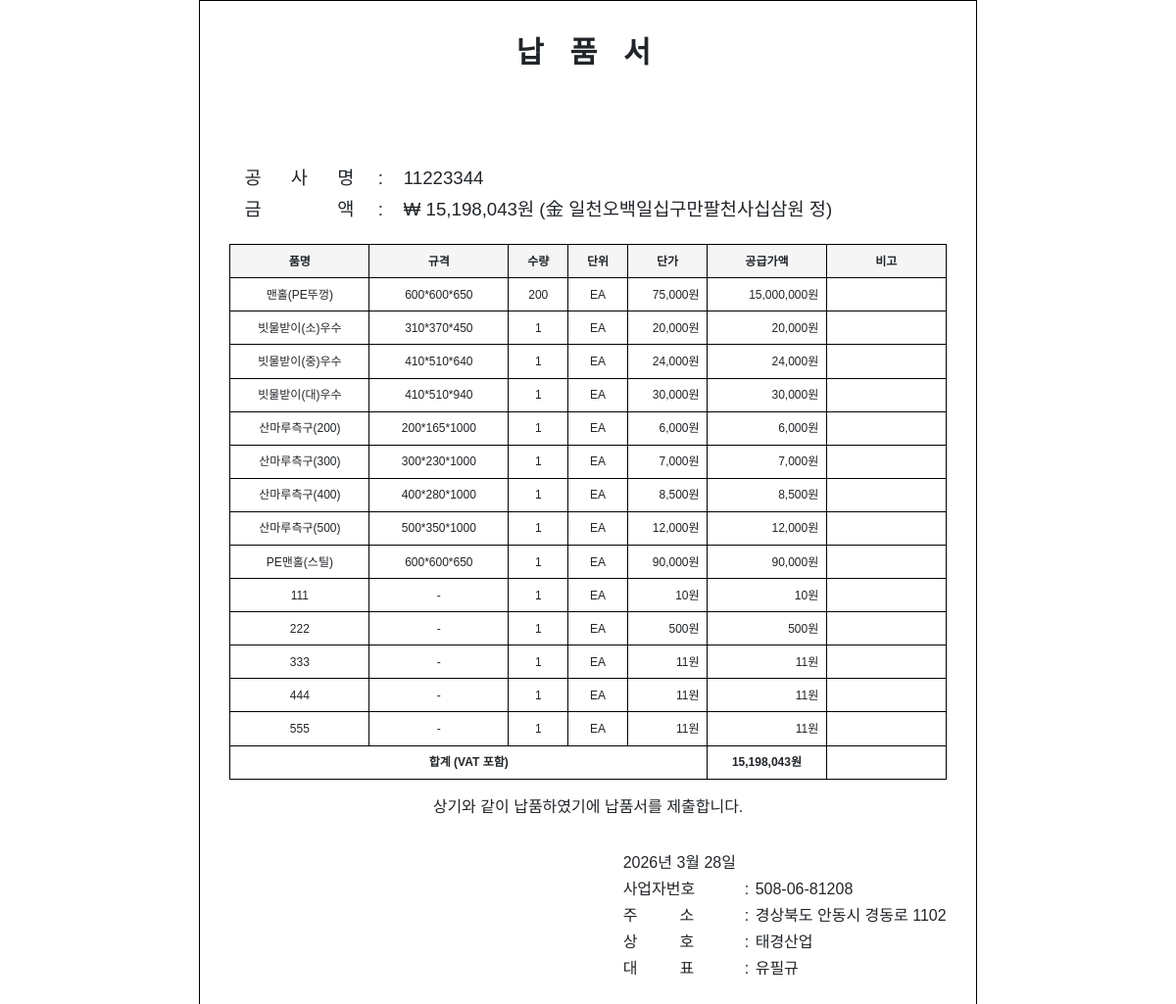
Page /transactions/10/napum on the committed database.
### models.py (models this page shows, shortened)
class Transaction(db.Model):
    __tablename__ = "transactions"
    id = db.Column(db.Integer, primary_key=True)
    code = db.Column(db.String(10), unique=True)
    customer_id = db.Column(db.Integer, db.ForeignKey("customers.id"), nullable=False)
    transaction_date = db.Column(db.Date, nullable=False)
    estimate_date = db.Column(db.Date)
    delivery_date = db.Column(db.Date)
    claim_date = db.Column(db.Date)
    project_name = db.Column(db.String(500))
    memo = db.Column(db.String(500))
    created_at = db.Column(db.DateTime, default=datetime.utcnow)
    updated_at = db.Column(db.DateTime, default=datetime.utcnow, onupdate=datetime.utcnow)
    items = db.relationship("TransactionItem", backref="transaction", lazy=True, cascade="all, delete-orphan")

class Item(db.Model):
    __tablename__ = "items"
    id = db.Column(db.Integer, primary_key=True)
    code = db.Column(db.String(10), unique=True)
    name = db.Column(db.String(200), nullable=False)
    spec = db.Column(db.String(100))
    unit = db.Column(db.String(20), default="EA")
    unit_price = db.Column(db.Integer, default=0)
    image_path = db.Column(db.String(500))
    created_at = db.Column(db.DateTime, default=datetime.utcnow)

class TransactionItem(db.Model):
    __tablename__ = "transaction_items"
    id = db.Column(db.Integer, primary_key=True)
    transaction_id = db.Column(db.Integer, db.ForeignKey("transactions.id"), nullable=False)
    item_id = db.Column(db.Integer, db.ForeignKey("items.id"), nullable=False)
    item_name_custom = db.Column(db.String(200))
    spec_custom = db.Column(db.String(100))
    unit_custom = db.Column(db.String(20))
    quantity = db.Column(db.Integer, default=1)
    unit_price = db.Column(db.Integer, default=0)
    supply_amount = db.Column(db.Integer, default=0)
    vat = db.Column(db.Integer, default=0)
    total = db.Column(db.Integer, default=0)
    item = db.relationship("Item", backref="transaction_items")

class CompanyInfo(db.Model):
    __tablename__ = "company_info"
    id = db.Column(db.Integer, primary_key=True)
    biz_no = db.Column(db.String(20))
    name = db.Column(db.String(200))
    ceo = db.Column(db.String(100))
    address = db.Column(db.String(500))
    phone = db.Column(db.String(50))
    fax = db.Column(db.String(50))
    account_no = db.Column(db.String(50))
    account_holder = db.Column(db.String(100))
    bank = db.Column(db.String(100))
    business_type = db.Column(db.String(200))
    stamp_path = db.Column(db.String(500))
    contact = db.Column(db.String(100))
    updated_at = db.Column(db.DateTime, default=datetime.utcnow, onupdate=datetime.utcnow)

### routes.py (the view)
    @app.route("/transactions/<int:id>/napum")
    def napum_print(id):
        t = Transaction.query.get_or_404(id)
        rows = _transaction_rows(t)
        _, _, total_amount = _totals(rows)
        popup = request.args.get("popup") == "1"
        show_stamp = request.args.get("stamp") == "1"
        return render_template(
            "print/napum.html",
            transaction=t,
            customer=t.customer,
            rows=rows,
            total_amount=total_amount,
            total_amount_korean=amount_to_korean_won(total_amount),
            supplier=_supplier(),
            popup=popup,
            show_stamp=show_stamp,
        )

### routes.py (called while the page is built)
def _transaction_rows(t):
    rows = []
    for ti in t.items:
        spec = ti.spec_custom or (ti.item.spec if ti.item else None) or "-"
        unit = ti.unit_custom or (ti.item.unit if ti.item else "EA") or "EA"
        rows.append({
            "name": (ti.item_name_custom or ti.item.name) if ti.item else (ti.item_name_custom or "-"),
            "spec": spec,
            "unit": unit,
            "quantity": ti.quantity,
            "unit_price": ti.unit_price,
            "supply_amount": ti.supply_amount,
            "vat": ti.vat,
            "total": ti.total,
        })
    return rows

def _totals(rows):
    total_supply = sum(r["supply_amount"] for r in rows)
    total_vat = sum(r["vat"] for r in rows)
    total_amount = sum(r["total"] for r in rows)
    return total_supply, total_vat, total_amount

### utils.py (called while the page is built)
def num_to_korean(n):
    if n == 0:
        return "영"
    s = str(n)
    result = []
    len_s = len(s)
    for i, c in enumerate(s):
        d = int(c)
        pos = len_s - i - 1
        unit2_idx = pos // 4
        unit1_idx = pos % 4
        if d == 0:
            if unit1_idx == 0 and unit2_idx > 0:
                block = s[max(0, i - 3) : i + 1]
                if block and int(block) > 0:
                    result.append(_UNIT2[unit2_idx])
            continue
        result.append(_CR[d])
        result.append(_UNIT1[unit1_idx])
        if unit1_idx == 0 and unit2_idx > 0:
            result.append(_UNIT2[unit2_idx])
    return "".join(result)

def amount_to_korean_won(n):
    return "金 " + num_to_korean(n) + "원 정"

### templates/print/napum.html (shortened to what this page needs)
<!DOCTYPE html>
<html lang="ko">
<head>
  <link href="https://cdn.jsdelivr.net/npm/bootstrap@5.3.2/dist/css/bootstrap.min.css" rel="stylesheet">
</head>
<body>
  <div class="print-area">
    <div class="gyeonjeok-title napum-title">납  품  서</div>
    <table class="napum-info-above">
      <tr><td class="napum-label napum-label-3"><span>공</span><span>사</span><span>명</span></td><td class="napum-value-cell">:&nbsp;&nbsp;&nbsp; {{ transaction.project_name or '' }}</td></tr>
      <tr><td class="napum-label napum-label-3"><span>금</span><span>액</span></td><td class="napum-value-cell">:&nbsp;&nbsp;&nbsp; ₩ {{ "{:,}".format(total_amount) }}원 ({{ total_amount_korean }})</td></tr>
    </table>
    <div class="gyeonjeok-merged">
      <table class="gyeonjeok-detail-table napum-detail-table">
        <colgroup><col style="width:19.44%"><col style="width:19.44%"><col style="width:8.33%"><col style="width:8.33%"><col style="width:11.11%"><col style="width:16.67%"><col style="width:16.67%"></colgroup>
        <thead>
          <tr>
            <th>품명</th>
            <th>규격</th>
            <th>수량</th>
            <th>단위</th>
            <th>단가</th>
            <th>공급가액</th>
            <th>비고</th>
          </tr>
        </thead>
        <tbody>
          {% for r in rows %}
          <tr>
            <td{% if (r.name or '')|length > 15 %} class="gyeonjeok-cell-small"{% endif %}>{{ r.name or '' }}</td>
            <td{% if (r.get('spec') or '')|length > 15 %} class="gyeonjeok-cell-small"{% endif %}>{{ r.get('spec') or '' }}</td>
            <td>{{ r.quantity or '' }}</td>
            <td>{{ r.unit or '' }}</td>
            <td>{{ "{:,}".format((r.total // r.quantity) if r.quantity else 0) }}원</td>
            <td>{{ "{:,}".format(r.total) }}원</td>
            <td></td>
          </tr>
          {% endfor %}
          <tr class="gyeonjeok-total-row">
            <td colspan="5" class="text-center">합계 (VAT 포함)</td>
            <td>{{ "{:,}".format(total_amount) }}원</td>
            <td></td>
          </tr>
        </tbody>
      </table>
    </div>
    <div class="napum-footer-text">상기와 같이 납품하였기에 납품서를 제출합니다.</div>
    <div class="napum-footer-info">
      <table>
        <tr><td class="napum-footer-label">{{ transaction.transaction_date.year }}년 {{ transaction.transaction_date.month }}월 {{ transaction.transaction_date.day }}일</td><td class="napum-footer-colon"></td><td class="napum-footer-value"></td></tr>
        <tr><td class="napum-footer-label">사업자번호</td><td class="napum-footer-colon">:</td><td class="napum-footer-value">{{ supplier.biz_no or '' }}</td></tr>
        <tr><td class="napum-footer-label napum-footer-equal">주소</td><td class="napum-footer-colon">:</td><td class="napum-footer-value">{{ supplier.address or '' }}</td></tr>
        <tr><td class="napum-footer-label napum-footer-equal">상호</td><td class="napum-footer-colon">:</td><td class="napum-footer-value">{{ supplier.name or '' }}</td></tr>
        <tr><td class="napum-footer-label napum-footer-equal">대표</td><td class="napum-footer-colon">:</td><td class="napum-footer-value">{{ supplier.ceo or '' }}</td></tr>
      </table>
    </div>
  </div>
</body>
</html>

### templates/print/napum.html (style rules this page uses)
.print-area { max-width: 210mm; margin: 0 auto; padding: 8mm; border: 1px solid #000; font-family: "Noto Sans KR", "Malgun Gothic", "Apple SD Gothic Neo", sans-serif; }
.gyeonjeok-title { font-size: 1.9rem; font-weight: bold; text-align: center; margin-bottom: 8mm; letter-spacing: 0.3em; }
.gyeonjeok-merged { page-break-inside: avoid; }
.gyeonjeok-detail-table { width: 100%; border-collapse: collapse; font-size: 0.75rem; table-layout: fixed; border: 1px solid #000; border-top: none; margin-top: -1px; }
.gyeonjeok-detail-table th, .gyeonjeok-detail-table td { border: 1px solid #000; padding: 2mm; white-space: nowrap; overflow: hidden; text-overflow: ellipsis; box-sizing: border-box; }
.gyeonjeok-detail-table th { background: #f5f5f5; text-align: center; font-weight: bold; height: 5.5mm; }
.gyeonjeok-detail-table tbody tr { height: 5.5mm; }
.gyeonjeok-detail-table tbody tr td { height: 5.5mm; min-height: 5.5mm; }
.gyeonjeok-detail-table tbody td:nth-child(1), .gyeonjeok-detail-table tbody td:nth-child(2), .gyeonjeok-detail-table tbody td:nth-child(3), .gyeonjeok-detail-table tbody td:nth-child(4) { text-align: center; }
.gyeonjeok-detail-table tbody td:nth-child(5), .gyeonjeok-detail-table tbody td:nth-child(6) { text-align: right; }
.gyeonjeok-detail-table tbody td:nth-child(7) { text-align: left; }
.gyeonjeok-detail-table .gyeonjeok-total-row td { font-weight: bold; height: 5.5mm; }
.napum-detail-table { border-top: 1px solid #000; }
.napum-footer-text { text-align: center; margin-top: 1em; }
.napum-footer-info { text-align: right; margin-top: 2em; line-height: 1.6; }
.napum-footer-info table { margin-left: auto; border: none; }
.napum-footer-info td { border: none; padding: 0 0 0.1em 0; vertical-align: top; }
.napum-footer-info .napum-footer-label { text-align: left; min-width: 10em; padding-left: 5ch; }
.napum-footer-info .napum-footer-colon { width: 1em; padding: 0 0.2em 0 0; }
.napum-footer-info .napum-footer-value { text-align: left; padding-left: 0.2em; }
.napum-footer-info .napum-footer-equal { letter-spacing: 2.7em; }
.napum-title { margin-bottom: 3em; }
.napum-info-above { font-size: 14pt; margin-bottom: 1em; line-height: 1.5; width: 100%; table-layout: fixed; border: none; }
.napum-info-above td { border: none; padding: 0 0 0.2em 0; vertical-align: top; }
.napum-info-above .napum-label { width: 19.44%; }
.napum-info-above .napum-label-3 span { display: inline-block; width: 33.33%; text-align: center; }
.napum-info-above .napum-value-cell { padding-left: 0.5em; }

### rows in the picture
Item: name "맨홀(PE뚜껑)", spec "600*600*650", unit "EA"
TransactionItem: total "75,000", total "15,000,000"
Item: name "빗물받이(소)우수", spec "310*370*450", unit "EA"
TransactionItem: total "20,000", total "20,000"
Item: name "빗물받이(중)우수", spec "410*510*640", unit "EA"
TransactionItem: total "24,000", total "24,000"
Item: name "빗물받이(대)우수", spec "410*510*940", unit "EA"
TransactionItem: total "30,000", total "30,000"
Item: name "산마루측구(200)", spec "200*165*1000", unit "EA"
TransactionItem: total "6,000", total "6,000"
Item: name "산마루측구(300)", spec "300*230*1000", unit "EA"
TransactionItem: total "7,000", total "7,000"
Item: name "산마루측구(400)", spec "400*280*1000", unit "EA"
TransactionItem: total "8,500", total "8,500"
Item: name "산마루측구(500)", spec "500*350*1000", unit "EA"
TransactionItem: total "12,000", total "12,000"
Item: name "PE맨홀(스틸)", spec "600*600*650", unit "EA"
TransactionItem: total "90,000", total "90,000"
TransactionItem: item_name_custom "111"
Item: unit "EA" "EA" "EA" "EA" "EA"
TransactionItem: item_name_custom "222", total "500", total "500"
TransactionItem: item_name_custom "333"
TransactionItem: item_name_custom "444"
TransactionItem: item_name_custom "555"
CompanyInfo: biz_no "508-06-81208", address "경상북도 안동시 경동로 1102", name "태경산업", ceo "유필규"

### other values in the picture
{{ "{:,}".format(total_amount) }} "15,198,043"
{{ total_amount_korean }} "金 일천오백일십구만팔천사십삼원 정"
{{ r.quantity or '' }} "200" "1" "1" "1" "1" "1" "1" "1" "1" "1" "1" "1" "1" "1"
{{ r.get('spec') or '' }} "-" "-" "-" "-" "-"
{{ "{:,}".format((r.total // r.quantity) if r.quantity else 0) }} "10" "11" "11" "11"
{{ "{:,}".format(r.total) }} "10" "11" "11" "11"
